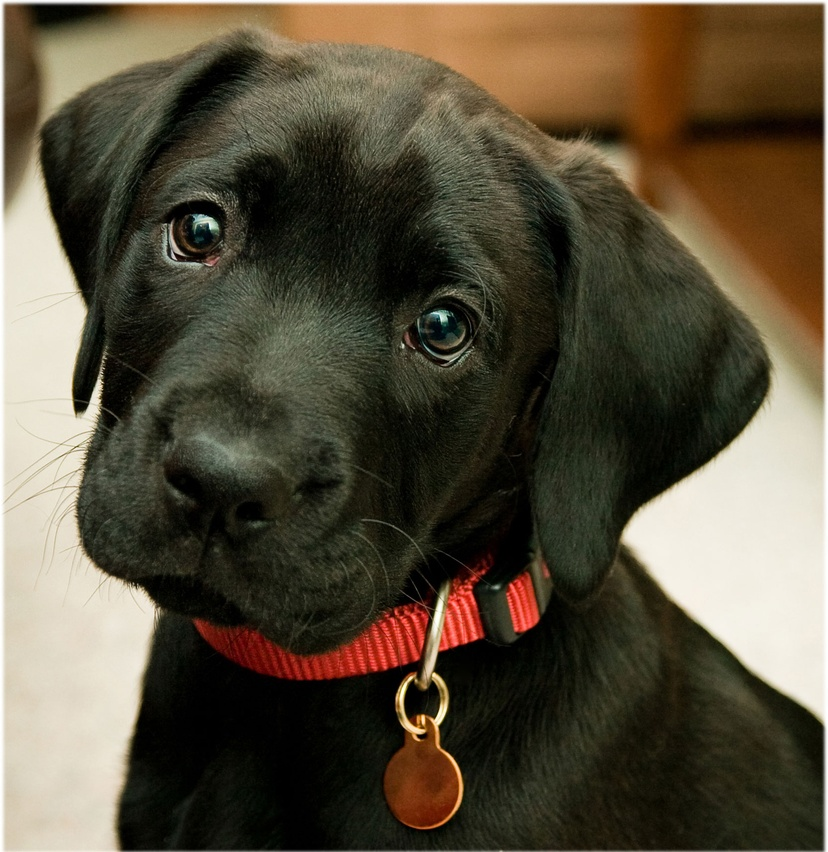
//> input picture test.jpg, 828 x 852 px, shrunk from 1666 x 1715 before the run
$ ./28_borders   (built with g++ and OpenCV 4)
//> lines starting //> are read from the running program, lines starting //| are printed output that depends on the picture; after the words box and inside, x2 and y2 are one past the last pixel; in counts of white or black regions, pixels touching at a corner belong together
#include "opencv2/imgproc.hpp"
#include "opencv2/imgcodecs.hpp"
#include "opencv2/highgui.hpp"
using namespace cv;
Mat src, dst;
int top, bottom, left, right;
int borderType;
const char* window_name = "copyMakeBorder Demo";
RNG rng(12345);
int main( int, char** argv )
{
  int c;
  src = imread( "test.jpg", IMREAD_COLOR ); // Load an image
//> src is the input picture: 852 rows x 828 cols, CV_8UC3; mean B, G, R 60.9, 79.2, 88.1
  if( src.empty() )
    {
      printf(" No data entered, please enter the path to an image file \n");
      return -1;
    }
  printf( "\n \t copyMakeBorder Demo: \n" );
  printf( "\t -------------------- \n" );
  printf( " ** Press 'c' to set the border to a random constant value \n");
  printf( " ** Press 'r' to set the border to be replicated \n");
  printf( " ** Press 'ESC' to exit the program \n");
  namedWindow( window_name, WINDOW_NORMAL );
  top = (int) (0.05*src.rows); bottom = (int) (0.05*src.rows);
//> after `top =(int)(0.05 * src.rows)`: top = 42
//> after `bottom =(int)(0.05 * src.rows)`: bottom = 42
  left = (int) (0.05*src.cols); right = (int) (0.05*src.cols);
//> after `left =(int)(0.05 * src.cols)`: left = 41
//> after `right =(int)(0.05 * src.cols)`: right = 41
  dst = src;
  imshow( window_name, dst );
  for(;;)
       {
         c = waitKey(500);
//> the key 'c' is pressed
         if( (char)c == 27 )
           { break; }
         else if( (char)c == 'c' )
           { borderType = BORDER_CONSTANT; }	//Border Type == CONSTANT
         else if( (char)c == 'r' )
           { borderType = BORDER_REPLICATE; }	//Border Type == Replicated
         Scalar value( rng.uniform(0, 255), rng.uniform(0, 255), rng.uniform(0, 255) );
         copyMakeBorder( src, dst, top, bottom, left, right, borderType, value );
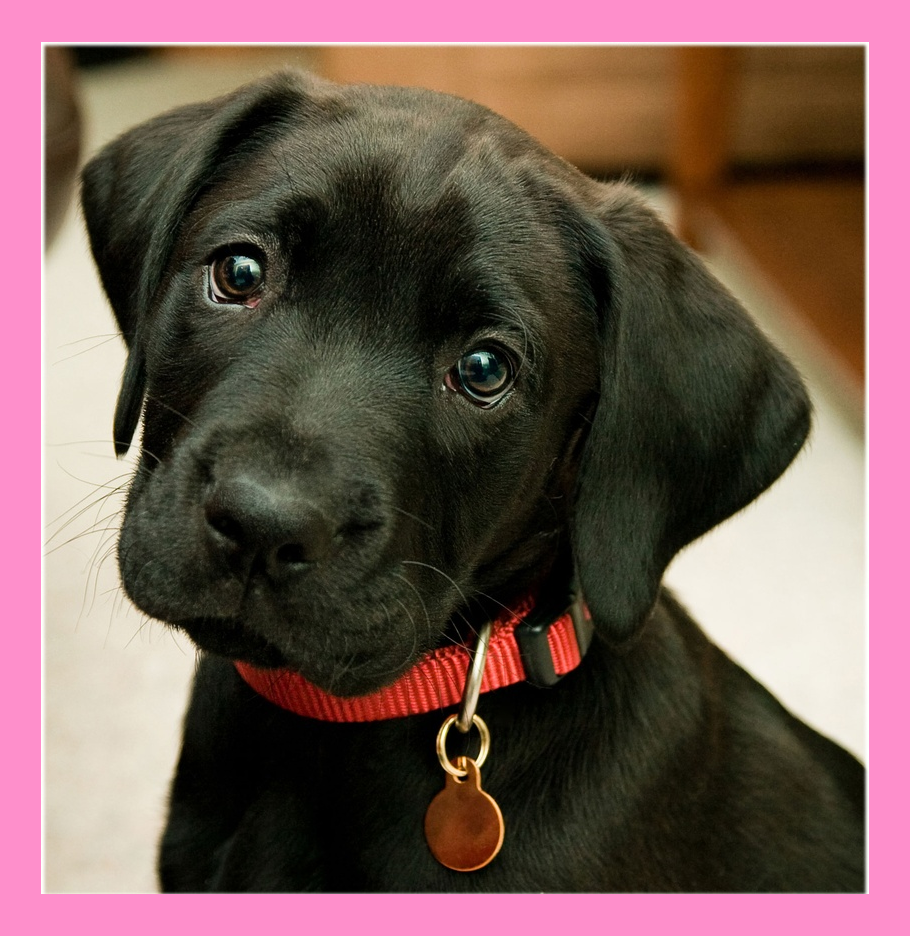
//> dst: 936 rows x 910 cols, CV_8UC3; mean B, G, R 85.3, 90.2, 116.6
//> the key 'r' is pressed
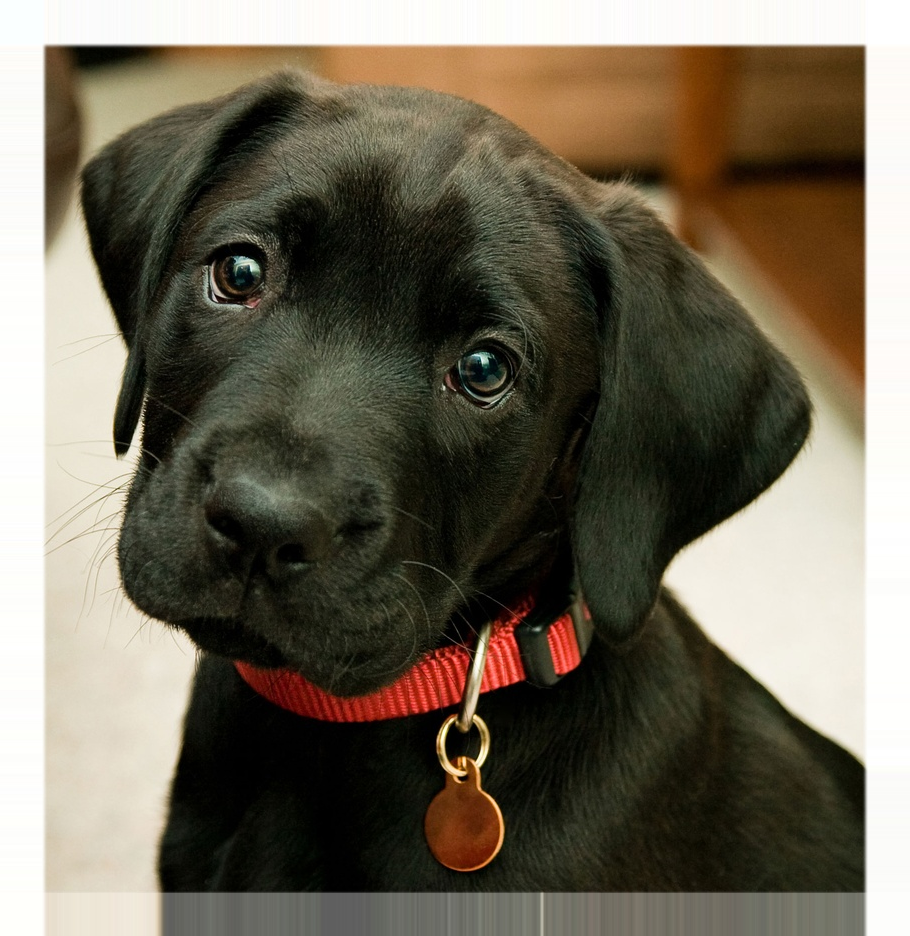
//> dst: 936 rows x 910 cols, CV_8UC3; 17.18% of pixels changed, all inside (x1, y1, x2, y2) = (0, 0, 910, 936)
//> the Esc key is pressed
         imshow( window_name, dst );
       }
  return 0;
}
